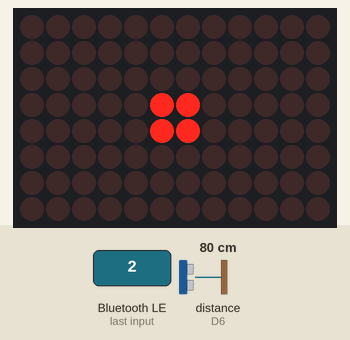
The sketch below on a simulated Arduino Uno R4 WiFi. Parts: 12×8 LED matrix. Inputs (shaded band) come from the test bench; at power-on: distance to the obstacle (sensor on D6) 80 cm. The echo pulse lasts 58.3 µs per cm; nothing arrives over Bluetooth unless stated; a phone connects over Bluetooth LE 3 s after start; what the sketch prints to the serial monitor is not drawn.

4.0 s: Bluetooth LE write "2" received
Above: at 4.64 s.
7.0 s: distance to the obstacle (sensor on D6) set to 12 cm
8.5 s: distance to the obstacle (sensor on D6) set to 9 cm
Timing chart, 0 to 11.5 s (numbered marks = the images above; inputs shaded):
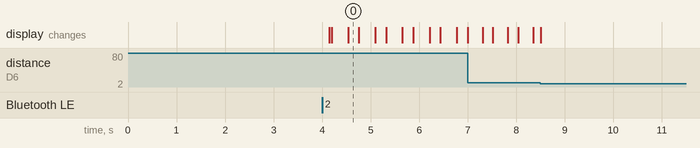

The sketch:

sensor-ble-only.ino
```cpp
#include "Arduino_LED_Matrix.h"
#include <ArduinoBLE.h>

// Initialize Objects
ArduinoLEDMatrix matrix;

// --- Pin Definitions ---
const int TRIG_PIN = 5;
const int ECHO_PIN = 6;

// --- Sensor & Test Constants ---
const float SPEED_OF_SOUND = 0.0343;
const int STAGING_THRESHOLD_CM = 10;
const int BLINK_DELAY_MS = 50; // Main loop delay

// --- State Variables ---
bool isArmed = false;
bool sensor_enabled = false; // False by default (Manual Mode)
int blink_state = 0;

// Track the current mode for change detection
enum Mode { MODE_DISARMED, MODE_MANUAL_READY, MODE_SENSOR_IDLE, MODE_SENSOR_STAGED };
Mode current_mode = MODE_DISARMED;

// --- BLE Definitions ---
// Uses the same UUIDs as the final code
BLEService carService("19B10000-E8F2-537E-4F6C-D104768A1214");
BLEIntCharacteristic startCommandCharacteristic("19B10001-E8F2-537E-4F6C-D104768A1214", BLERead | BLEWrite);
BLEIntCharacteristic modeCharacteristic("19B10002-E8F2-537E-4F6C-D104768A1214", BLERead | BLEWrite);


// --- LED Matrix Patterns (UNCHANGED) ---
// STAGING Pattern (Inner box)
uint8_t STAGED_PATTERN[8][12] = { /* ... */ };
// BLE CONNECTED Pattern (Full border)
uint8_t BLE_CONNECTED_PATTERN[8][12] = { /* ... */ };
// SWITCH INDICATOR Pattern (Horizontal lines)
uint8_t SWITCH_PATTERN[8][12] = { /* ... */ };


// ====================================
// CORE FUNCTIONS
// ====================================

float getDistance_cm() {
  digitalWrite(TRIG_PIN, LOW);
  delayMicroseconds(2);
  digitalWrite(TRIG_PIN, HIGH);
  delayMicroseconds(10);
  digitalWrite(TRIG_PIN, LOW);
  long duration = pulseIn(ECHO_PIN, HIGH, 30000);
  if (duration == 0) return 400.0;
  return (duration * SPEED_OF_SOUND) / 2.0;
}

// NOTE: fireEngine() is not used in this test sketch.

// ====================================
// DEBUG & DISPLAY FUNCTION
// ====================================

void displayStatus(float dist_cm, bool ble_connected) {

  // 1. DETERMINE NEW MODE
  Mode new_mode = current_mode;

  if (!isArmed) {
    new_mode = MODE_DISARMED;
  } else if (ble_connected) {
    if (sensor_enabled) {
      if (dist_cm <= STAGING_THRESHOLD_CM) {
        new_mode = MODE_SENSOR_STAGED;
      } else {
        new_mode = MODE_SENSOR_IDLE;
      }
    } else {
      new_mode = MODE_MANUAL_READY;
    }
  }

  // 2. DETECT SWITCH AND NOTIFY USER
  if (new_mode != current_mode) {
    current_mode = new_mode;

    Serial.print("--------------------------------");
    Serial.print("\nMODE SWITCHED TO: ");
    if (new_mode == MODE_DISARMED) Serial.println("DISARMED");
    else if (new_mode == MODE_SENSOR_STAGED) Serial.println("SENSOR AUTO-TRIGGER (STAGED)");
    else if (new_mode == MODE_SENSOR_IDLE) Serial.println("SENSOR AUTO-TRIGGER (IDLE)");
    else if (new_mode == MODE_MANUAL_READY) Serial.println("MANUAL TRIGGER READY");
    Serial.println("--------------------------------");

    // Transient LED Flash
    if (new_mode != MODE_DISARMED) {
        matrix.renderBitmap(SWITCH_PATTERN, 8, 12);
        delay(100);
        matrix.clear();
    }
  }

  // 3. CONTINUOUS STATUS DISPLAY
  blink_state = (blink_state + 1) % 10;

  // Serial Monitor: Continuous Status Print
  Serial.print("Status: ");
  Serial.print(current_mode == MODE_DISARMED ? "DISARMED" : (sensor_enabled ? "Sensor: ON" : "Sensor: OFF"));
  Serial.print(" | ");

  if (current_mode == MODE_SENSOR_IDLE || current_mode == MODE_SENSOR_STAGED) {
      Serial.print("Dist: ");
      if (dist_cm >= 400.0) {
          Serial.println("Out of Range");
      } else {
          Serial.print(dist_cm);
          Serial.println(" cm");
      }
  } else {
      Serial.println("Sensor: N/A");
  }

  // LED Matrix: Continuous Mode Indicator
  if (current_mode == MODE_MANUAL_READY) {
    matrix.renderBitmap(BLE_CONNECTED_PATTERN, 8, 12);
  } else if (current_mode == MODE_SENSOR_STAGED) {
    matrix.renderBitmap(STAGED_PATTERN, 8, 12);
  } else if (current_mode == MODE_SENSOR_IDLE) {
    // Sensor is active but nothing in front: show simple slow blink
    if (blink_state > 5) {
      uint8_t SENSOR_IDLE_DOT[8][12] = {
        { 0, 0, 0, 0, 0, 0, 0, 0, 0, 0, 0, 0 }, { 0, 0, 0, 0, 0, 0, 0, 0, 0, 0, 0, 0 },
        { 0, 0, 0, 0, 0, 0, 0, 0, 0, 0, 0, 0 }, { 0, 0, 0, 0, 0, 1, 1, 0, 0, 0, 0, 0 },
        { 0, 0, 0, 0, 0, 1, 1, 0, 0, 0, 0, 0 }, { 0, 0, 0, 0, 0, 0, 0, 0, 0, 0, 0, 0 },
        { 0, 0, 0, 0, 0, 0, 0, 0, 0, 0, 0, 0 }, { 0, 0, 0, 0, 0, 0, 0, 0, 0, 0, 0, 0 }
      };
      matrix.renderBitmap(SENSOR_IDLE_DOT, 8, 12);
    } else {
      matrix.clear();
    }
  } else if (current_mode == MODE_DISARMED) {
      matrix.clear();
  }
}

// ====================================
// SETUP FUNCTION
// ====================================
void setup() {
  Serial.begin(9600);
  matrix.begin();
  matrix.clear();

  // NOTE: fanESC.attach() is removed since Servo is not needed
  pinMode(TRIG_PIN, OUTPUT);
  pinMode(ECHO_PIN, INPUT);

  Serial.println("System Initialized. Awaiting BLE Connection to Arm.");
  current_mode = MODE_DISARMED;

  // --- BLE Setup ---
  if (!BLE.begin()) {
    Serial.println("BLE initialization failed!");
    while (1);
  }
  BLE.setLocalName("DerbyCarV5");
  BLE.setAdvertisedService(carService);
  carService.addCharacteristic(startCommandCharacteristic);
  BLE.addService(carService);
  carService.addCharacteristic(modeCharacteristic);
  BLE.addService(carService);

  // Set default mode: Manual Trigger (1)
  modeCharacteristic.writeValue(1);
  sensor_enabled = false;

  startCommandCharacteristic.writeValue(0);
  BLE.advertise();
  Serial.println("BLE Advertising as DerbyCarV5...");
}

// ====================================
// LOOP FUNCTION (CLEANED UP)
// ====================================
void loop() {
  BLEDevice central = BLE.central();
  bool ble_connected = central;
  float distance = 0.0;

  // --- A. BLE-REQUIRED ARMING/DISARMING ---
  if (ble_connected && !isArmed) {
    Serial.println("\n--- BLE CONNECTED: ARMED ---");
    // ESC Arming commands removed for testing safety
    isArmed = true;
  }

  if (!ble_connected && isArmed) {
    Serial.println("\n--- BLE DISCONNECTED: DISARMED ---");
    isArmed = false;
    current_mode = MODE_DISARMED;
  }

  // --- B. BLE MODE AND TRIGGER HANDLING (Only when armed) ---
  if (isArmed) {

    // 1. CHECK FOR MODE CHANGE COMMAND
    if (modeCharacteristic.written()) {
      int mode_cmd = modeCharacteristic.value();
      if (mode_cmd == 1) { // Manual Trigger Mode
        sensor_enabled = false;
        Serial.println("Mode changed to: MANUAL TRIGGER.");
      } else if (mode_cmd == 2) { // Sensor Auto-Trigger Mode
        sensor_enabled = true;
        Serial.println("Mode changed to: SENSOR AUTO-TRIGGER.");
      }
      modeCharacteristic.writeValue(mode_cmd);
    }

    // 2. CHECK FOR RACE START COMMAND (For testing connectivity)
    if (startCommandCharacteristic.written()) {
      int command = startCommandCharacteristic.value();
      if (command == 1) {
        Serial.println("--- BLE MANUAL TRIGGER RECEIVED (TEST OK) ---");
        // fireEngine(); // Removed for testing
        startCommandCharacteristic.writeValue(0);
      }
    }
  }

  // --- C. ULTRASONIC SENSOR CHECK (Only when armed AND sensor is enabled) ---
  if (isArmed && sensor_enabled) {
    distance = getDistance_cm();

    // Test the staging flag logic
    if (distance <= STAGING_THRESHOLD_CM) {
        // Staged
        // NOTE: Launch logic is removed for testing
    }
  }

  // D. Display current status (Updates Serial and Matrix)
  displayStatus(distance, ble_connected);

  delay(BLINK_DELAY_MS);
}
```

Measured:
- after the input at 4.0 s, the display: changes after 0.14 s (image 0)
